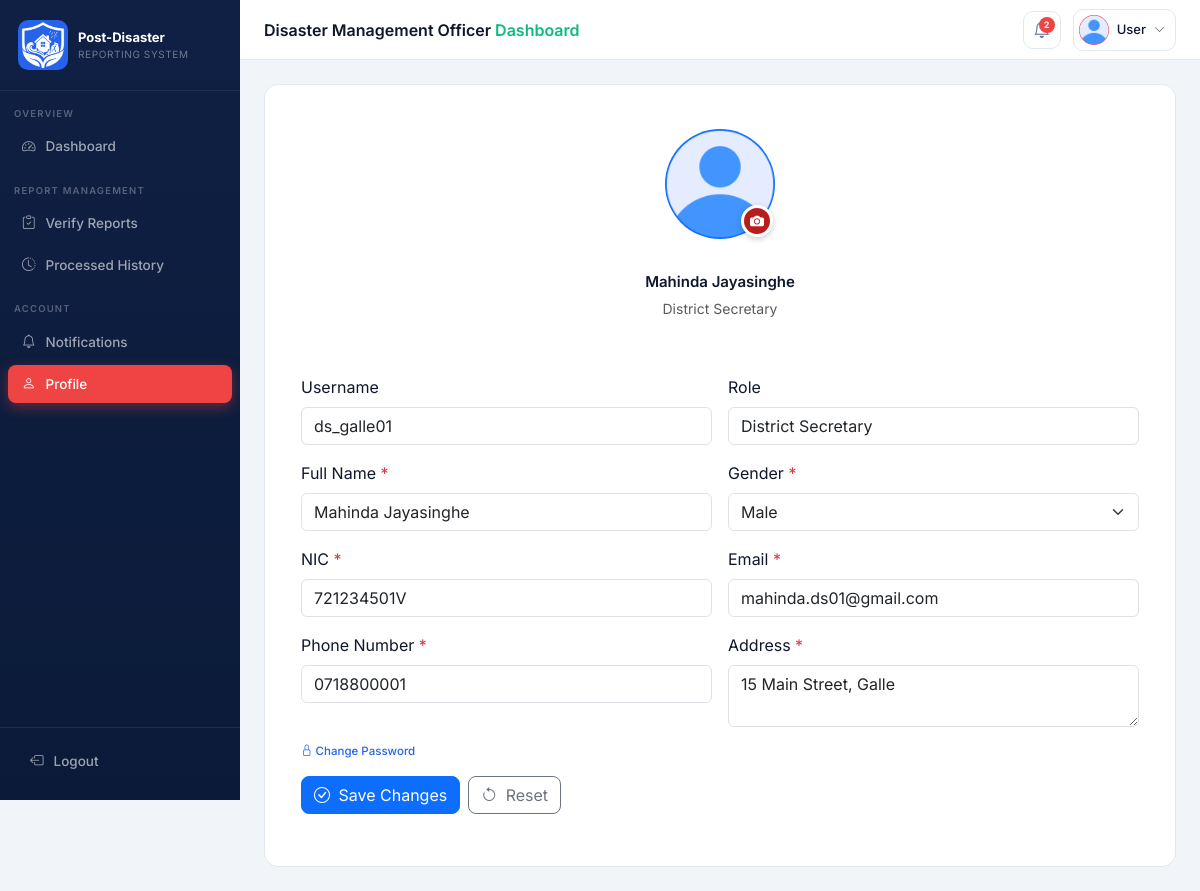
The app's page /disasterManagementOfficer/DMOprofileForm.php (signed in), older data.
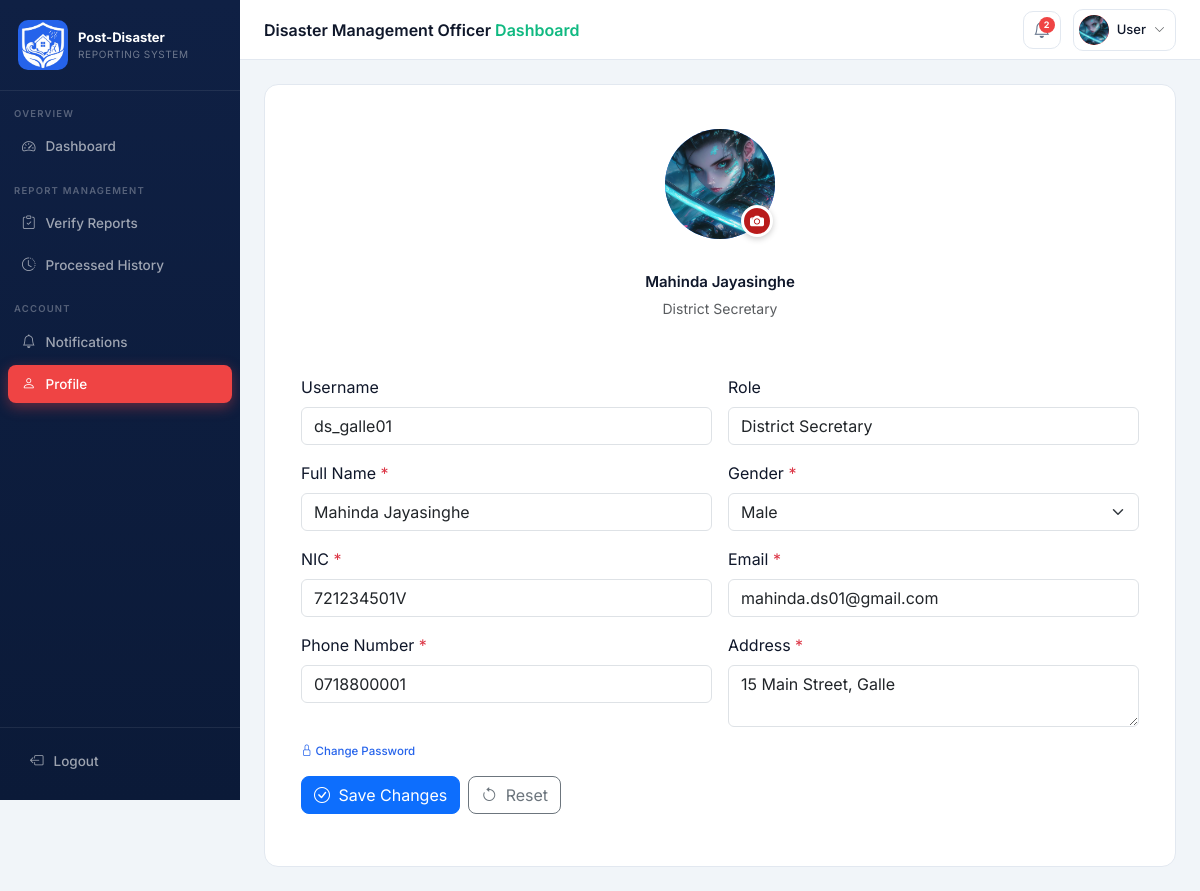
The same page, newer data.
### tables this page shows
CREATE TABLE `users` (
  `User_ID` int(11) NOT NULL,
  `Username` varchar(50) NOT NULL,
  `Password` varchar(255) NOT NULL,
  `Full_Name` varchar(100) NOT NULL,
  `Gender` enum('Male','Female','Other') DEFAULT NULL,
  `NIC` varchar(20) NOT NULL,
  `Email` varchar(100) NOT NULL,
  `Phone_Number` varchar(20) DEFAULT NULL,
  `Address` varchar(255) DEFAULT NULL,
  `Role_ID` int(11) NOT NULL,
  `User_Status` enum('Active','Banned') NOT NULL DEFAULT 'Active',
  `Created_Date` datetime NOT NULL DEFAULT current_timestamp(),
  `Profile_Picture` varchar(255) NOT NULL DEFAULT 'Default.png'
);

### classes/User.php (called while the page is built, shortened)
<?php
class User
{
    public function getUserById($userID)
    {
        try {
            include '../DBconnection.php';
            $sql = "SELECT User_ID, Username, Full_Name, Gender, NIC,
                        Email, Phone_Number, Address, Role_ID
                    FROM users
                    WHERE User_ID = ?";
            $stmt = mysqli_prepare($con, $sql);
            mysqli_stmt_bind_param($stmt, "i", $userID);
            mysqli_stmt_execute($stmt);
            $result = mysqli_stmt_get_result($stmt);
            if ($result && mysqli_num_rows($result) > 0) {
                return mysqli_fetch_assoc($result);
            } else {
                throw new Exception("User not found.");
            }
        } catch (Exception $e) {
            return [
                "success" => false,
                "message" => $e->getMessage()
            ];
        } finally {
            if (isset($stmt)) {
                mysqli_stmt_close($stmt);
            }
            if (isset($con)) {
                mysqli_close($con);
            }
        }
    }
    public function getUserProfilePicture($userID)
    {
        try {
            include '../DBconnection.php';
            $sql = "SELECT Profile_Picture
                    FROM users
                    WHERE User_ID = ?";
            $stmt = mysqli_prepare($con, $sql);
            mysqli_stmt_bind_param($stmt, "i", $userID);
            mysqli_stmt_execute($stmt);
            $result = mysqli_stmt_get_result($stmt);
            if ($result && mysqli_num_rows($result) > 0) {
                $row = mysqli_fetch_assoc($result);
                return $row['Profile_Picture'];
            } else {
                throw new Exception("User not found.");
            }
        } catch (Exception $e) {
            return [
                "success" => false,
                "message" => $e->getMessage()
            ];
        } finally {
            if (isset($stmt)) {
                mysqli_stmt_close($stmt);
            }
            if (isset($con)) {
                mysqli_close($con);
            }
        }
    }
}
?>

### userData.php (called while the page is built, shortened)
<?php
    include_once __DIR__ . '/classes/User.php';
    if(isset($_SESSION['username']))
    {
        if(isset($_SESSION['user_Id']) || $_SESSION['user_Id'] != null)
        {
            $userId = $_SESSION['user_Id'];
        }
        else
        {
            die("unauthorized");
        }
        $roleId = $_SESSION['role_Id'];
        $userForPic = new User();
        $profilePicResult = $userForPic->getUserProfilePicture($userId);
        $profilePicFile = (is_array($profilePicResult) && isset($profilePicResult['success']) && $profilePicResult['success'] === false)
            ? null
            : $profilePicResult;
        if(isset($_SESSION['role_Id']))
        {
            switch($roleId)
            {
                case 5:
                $role= "District Secretary";
                break;
            }
        }
        else
        {
            header('Location:LoginForm.php');
            die();
        }
    }
    else
    {
         header("Location:LoginForm.php") ;
         exit();
    }
?>

### disasterManagementOfficer/DMOprofileForm.php (the view, shortened to what the changed rows need)
<?php
    include '../userData.php';
    $user = new User();
    $userRecord = $user->getUserById($userId);
?>
<html lang="en">
<head>
  <link href="https://cdnjs.cloudflare.com/ajax/libs/bootstrap/5.3.3/css/bootstrap.min.css" rel="stylesheet" />
  <link href="https://cdnjs.cloudflare.com/ajax/libs/bootstrap-icons/1.11.3/font/bootstrap-icons.min.css" rel="stylesheet"/>
  <link href="../style.css" rel="stylesheet" />
</head>
<body>
<header id="topbar">
    <div class="user-pill" onclick="window.location.href='DMOProfileForm.php';">
        <div class="user-avatar admin-avatar">
            <?php if (!empty($profilePicFile)): ?>
                <img src="../uploads/Profile_Pic/<?php echo htmlspecialchars($profilePicFile); ?>" alt="" style="width:100%;height:100%;object-fit:cover;border-radius:50%;">
            <?php else: ?>
                <i class="bi bi-person-fill"></i>
            <?php endif; ?>
        </div>
    </div>
</header>
<main id="main">
<div class="panel">
    <div class="panel-header justify-content-center flex-column text-center py-4">
      <form action="DMOprofile.php" method="POST" enctype="multipart/form-data" id="profilePicForm">
          <div class="profile-avatar-lg mb-3 profile-avatar-wrap">
              <?php if (!empty($profilePicFile)): ?>
                  <img src="../uploads/Profile_Pic/<?php echo htmlspecialchars($profilePicFile); ?>"
                       alt="Profile Picture" class="profile-avatar-img">
              <?php else: ?>
                  <i class="bi bi-person-fill"></i>
              <?php endif; ?>
              <label for="profilePicInput" class="avatar-edit-btn" title="Update profile picture">
                  <i class="bi bi-camera-fill"></i>
              </label>
          </div>
      </form>
      <div class="panel-title justify-content-center">
        <?php echo htmlspecialchars($userRecord['Full_Name']); ?>
      </div>
      <div class="text-muted small mt-1"><?php echo htmlspecialchars($role); ?></div>
    </div>
    <form id="profile-form" novalidate>
      <div class="row g-3 p-3">
        <div class="col-md-6">
          <label class="form-label">Username</label>
          <input type="text" class="form-control" id="userName" name="userName"
                 value="<?php echo htmlspecialchars($userRecord['Username']); ?>" readonly>
        </div>
        <div class="col-md-6">
          <label class="form-label">Full Name <span class="text-danger">*</span></label>
          <input type="text" class="form-control" id="fullName" name="fullName"
                 value="<?php echo htmlspecialchars($userRecord['Full_Name']); ?>" required>
        </div>
        <div class="col-md-6">
          <label class="form-label">Gender <span class="text-danger">*</span></label>
          <select class="form-select" id="gender" name="gender" required>
            <?php foreach (['Male', 'Female', 'Other'] as $g): ?>
              <option value="<?php echo $g; ?>" <?php echo ($userRecord['Gender'] === $g) ? 'selected' : ''; ?>>
                <?php echo $g; ?>
              </option>
            <?php endforeach; ?>
          </select>
        </div>
        <div class="col-md-6">
          <label class="form-label">NIC <span class="text-danger">*</span></label>
          <input type="text" class="form-control" id="NIC" name="NIC"
                 value="<?php echo htmlspecialchars($userRecord['NIC']); ?>" required>
        </div>
        <div class="col-md-6">
          <label class="form-label">Email <span class="text-danger">*</span></label>
          <input type="email" class="form-control" id="email" name="email"
                 value="<?php echo htmlspecialchars($userRecord['Email']); ?>" required>
        </div>
        <div class="col-md-6">
          <label class="form-label">Phone Number <span class="text-danger">*</span></label>
          <input type="tel" class="form-control" id="phoneNo" name="phoneNo"
                 value="<?php echo htmlspecialchars($userRecord['Phone_Number']); ?>" required>
        </div>
        <div class="col-md-6">
          <label class="form-label">Address <span class="text-danger">*</span></label>
          <textarea class="form-control" id="address" name="address" rows="2" required><?php
              echo htmlspecialchars($userRecord['Address']);
          ?></textarea>
        </div>
      </div>
    </form>
  </div>
</main>
</body>
</html>

Row changes from the older to the newer data that the page shows:
changed users "Mahinda Jayasinghe": Profile_Picture: picture added in place of a placeholder
